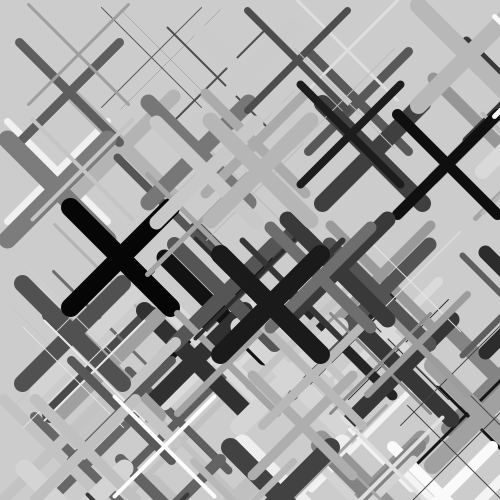
Frame 1 (no input)
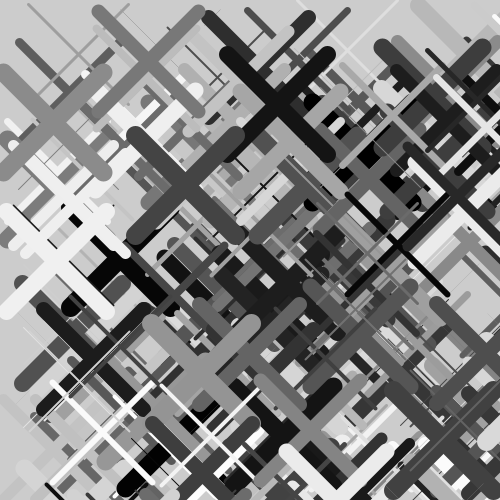
Frame 2 (the mouse pressed at the canvas centre, redrawn once)

The Processing sketch that drew these frames (run headless with seeded random() and noise(); the mouse was pressed at the canvas centre and the sketch redrawn once):

// Processing sketch: code_08_10
// ── code_08_10.pde
void setup() {
  size(500, 500);
 noLoop();
}
void draw() {
for (int i = -50; i < 50; i++) {
     drawX(int(random(255)), int(random(20)),
     int(random(width)), int(random(height)), 100);
     }
     
}
 
void drawX(int gray, int grosor, int x, int y, int size){
// Dibujar una X gris
stroke(gray);
strokeWeight(grosor);
line(x, y, x+size, y+size);
line(x+size, y, x, y+size);
}
